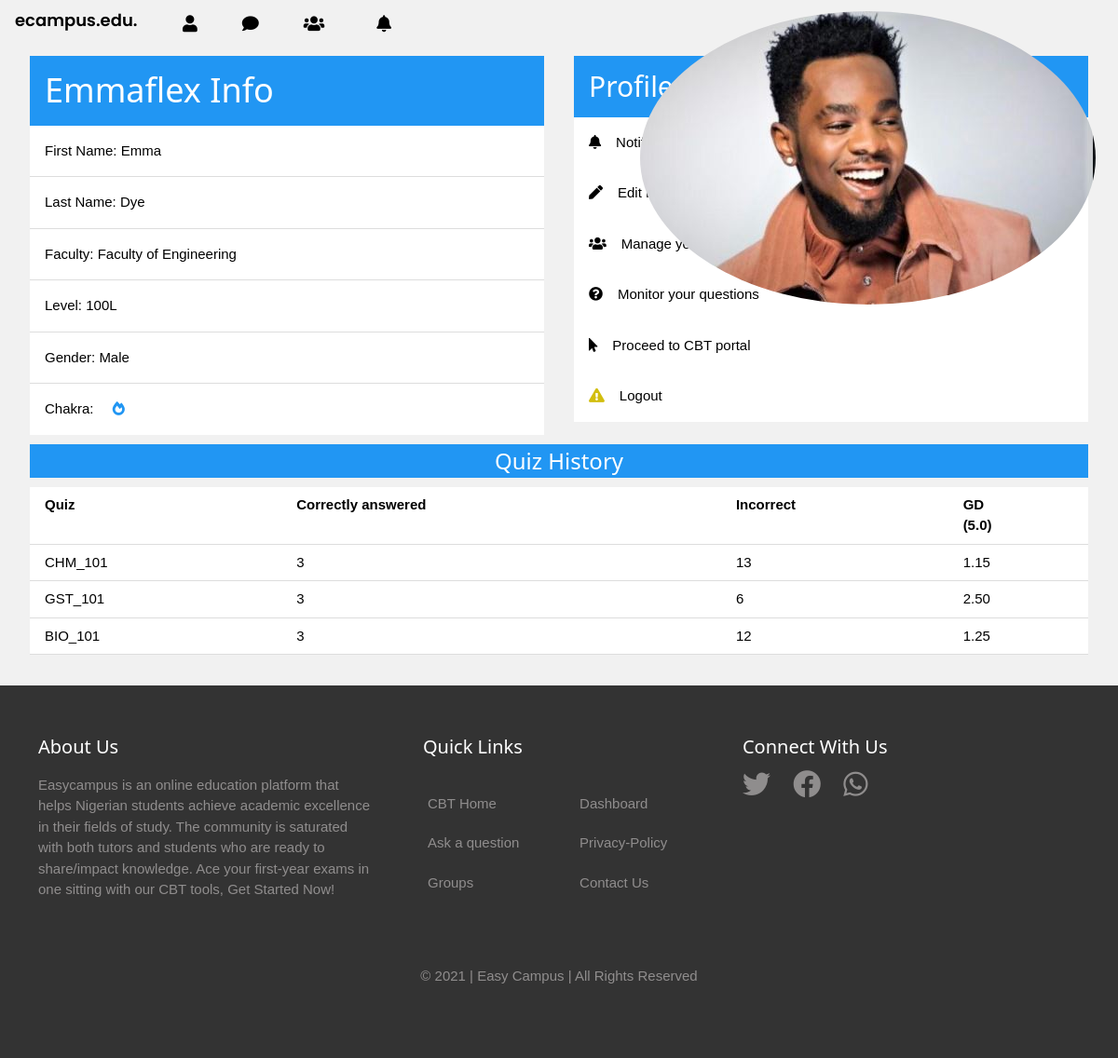
/cbt/profile/ (signed in), run on the app's committed database.
### accounts/models.py (models this page shows, shortened)
class UserProfile(models.Model):
    user = models.OneToOneField(User, on_delete=models.CASCADE)
    profile_photo = models.ImageField(
        upload_to='Profile Pics', blank=True, null=True)
    faculty = models.CharField(max_length=100)
    level = models.CharField(max_length=100)
    gender = models.CharField(max_length=100)
    premium = models.BooleanField(default=False)
    objects = models.Manager()  # The default manager.
    profile = AccountManager()  # Our custom manager

### cbt/models.py (models this page shows, shortened)
class Category(models.Model):
    category = models.CharField(
        verbose_name=_("Category"),
        max_length=250, blank=True,
        unique=True, null=True)
    objects = CategoryManager()
    class Meta:
        verbose_name = _("Category")
        verbose_name_plural = _("Categories")

### cbt/views.py (the view)
@method_decorator(login_required, name='dispatch')
class QuizUserProgressView(TemplateView):
    template_name = 'auth/profile.html'
    def dispatch(self, request, *args, **kwargs):
        return super(QuizUserProgressView, self)\
            .dispatch(request, *args, **kwargs)
    def get_context_data(self, **kwargs):
        context = super(QuizUserProgressView, self).get_context_data(**kwargs)
        progress, c = Progress.objects.get_or_create(user=self.request.user)
        context['cat_scores'] = progress.list_all_cat_scores
        context['exams'] = progress.show_exams()
        return context

### cbt/models.py (called while the page is built)
    def show_exams(self):
        return Sitting.objects.filter(user=self.user, complete=True)

### templates/auth/profile.html (shortened to what this page needs)
{% extends "layout.html" %}
{% block content %}
<div class="w3-row">
	<div class=" w3-container w3-col s12 m6 container-mobile">
		<div class="w3-container w3-blue">
			<h1>{{request.user.username|title}} Info</h1>
		</div>
		<ul class="w3-ul w3-white">
	  		<li class="w3-padding-16 ">
				First Name:     {% if request.user.first_name %}{{ request.user.first_name|title }} {% else %}(not set){% endif %}
	  		</li>
	  		<li class="w3-padding-16 ">
				Last Name:    {% if request.user.last_name %}{{ request.user.last_name|title }} {% else %}(not set){% endif %}
		  	</li>
		  	<li class="w3-padding-16 ">
				Faculty:    {% if request.user.userprofile.faculty %}{{ request.user.userprofile.faculty }} {% else %}(not set){% endif %}
			</li>
			<li class="w3-padding-16 ">
				Level:     {% if request.user.userprofile.level %}{{ request.user.userprofile.level }} {% else %}(not set){% endif %}
			</li>
			<li class="w3-padding-16 ">
				Gender:     {% if request.user.userprofile.gender %}{{ request.user.userprofile.gender|title }} {% else %}(not set){% endif %}
			</li>
			<li class="w3-padding-16 ">
				Chakra: <i class="fas fa-fire-alt fa-spin  w3-margin-left w3-text-blue"></i>{{request.user.chakras.value|floatformat:'0'}}
			</li>
  		</ul>
	</div>
	<div class="w3-container w3-col s12 m6 container-mobile">
		<div class="w3-blue w3-container">
			<h2>Profile Actions</h2>
		</div>
		<ul class="w3-ul w3-white w3-hoverable">
			<a href="{% url 'notify_user'%}">
			<li class="w3-padding-16 w3-hover-blue">
				<i class="fas fa-bell"></i><span class="w3-margin-left">Notifications</span>
			</li>
			</a>
			<a href="{% url 'edit_profile' %}">
			<li class="w3-padding-16 w3-hover-blue">
				<i class="fa fa-pen"></i><span class="w3-margin-left">Edit Profile</span>
			</li>
			</a>
			<a href="{% url 'groups_list' 'my' %}">
			<li class="w3-padding-16 w3-hover-blue">
				<i class="fas fa-users"></i><span class="w3-margin-left">Manage your groups</span>
			</li>
			</a>
			<a href="{% url 'question_progress' %}">
			<li class="w3-padding-16 w3-hover-blue">
				<i class="fas fa-question-circle"></i><span class="w3-margin-left">Monitor your questions</span>
		  	</li>
			</a>
			<a href="{% url 'quiz_index' %}">
			<li class="w3-padding-16 w3-hover-blue">
				<i class="fas fa-mouse-pointer"></i><span class="w3-margin-left">Proceed to CBT portal</span>
		  	</li>
			</a>
			<a href="{% url 'logout' %}">
				<li class="w3-padding-16 w3-hover-red">
				<i class="fas fa-exclamation-triangle w3-text-yellow"></i><span class="w3-margin-left">Logout</span>
		  </li>
		</a>
		</ul>
	</div>
</div>
<div class="w3-container container-mobile">
	<div class="w3-blue w3-center ">
		<h3>Quiz History</h3>
	</div>
<div class="w3-white">
		<table class=" w3-table w3-margin-bottom w3-bordered w3-striped w3-white">
			<thead>
			<tr>
				<th>Quiz</th>
				<th>Correctly answered</th>
				<th>Incorrect</th>
				<th>GD<br>(5.0)</th>
			</tr>
			</thead>
			<tbody>
			{% for cat, value in cat_scores.items %}
			<tr>
			{% if value.1 > 1 %}
				<td>{{ cat }}</td>
				<td>{{ value.0 }}</td>
				<td>{{ value.1 }}</td>
				<td>{{ value.2|floatformat:'2' }}</td>
			{% endif %}
			</tr>
			{% endfor %}
			</tbody>
		</table>
	</div>
</div>
{% endblock %}

### static/css/main.css (style rules this page uses)
* { box-sizing: border-box; }
h1 { font-size: 24px; font-family: Poppins, sans-serif; }
a { text-decoration: none; }
body { font-family: 'Prompt', sans-serif; max-width:1400px; }

### static/css/w3.css (style rules this page uses)
*,*:before,*:after { box-sizing:inherit }
html { -ms-text-size-adjust:100%;-webkit-text-size-adjust:100% }
body { margin:0 }
a { background-color:transparent }
html,body { font-family:Verdana,sans-serif;font-size:15px;line-height:1.5 }
html { overflow-x:hidden }
h1 { font-size:36px }
h2 { font-size:30px }
h3 { font-size:24px }
h1,h2,h3,h4,h5,h6 { font-family:"Segoe UI",Arial,sans-serif;font-weight:400;margin:10px 0 }
a { color:inherit }
.w3-table,.w3-table-all { border-collapse:collapse;border-spacing:0;width:100%;display:table }
.w3-bordered tr,.w3-table-all tr { border-bottom:1px solid #ddd }
.w3-table td,.w3-table th,.w3-table-all td,.w3-table-all th { padding:8px 8px;display:table-cell;text-align:left;vertical-align:top }
.w3-table th:first-child,.w3-table td:first-child,.w3-table-all th:first-child,.w3-table-all td:first-child { padding-left:16px }
.w3-ul { list-style-type:none;padding:0;margin:0 }
.w3-ul li { padding:8px 16px;border-bottom:1px solid #ddd }
.w3-ul li:last-child { border-bottom:none }
.w3-container:after,.w3-container:before,.w3-panel:after,.w3-panel:before,.w3-row:after,.w3-row:before,.w3-row-padding:after,.w3-row-padding:before, .w3-cell-row:before,.w3-cell-row:after,.w3-clear:after,.w3-clear:before,.w3-bar:before,.w3-bar:after { content:"";display:table;clear:both }
.w3-col,.w3-half,.w3-third,.w3-twothird,.w3-threequarter,.w3-quarter { float:left;width:100% }
.w3-col.s12 { width:99.99999% }
@media (min-width:601px) { .w3-col.m6,.w3-half { width:49.99999% } }
.w3-container,.w3-panel { padding:0.01em 16px }
.w3-center { text-align:center!important }
.w3-margin-bottom { margin-bottom:16px!important }
.w3-margin-left { margin-left:16px!important }
.w3-padding-16 { padding-top:16px!important;padding-bottom:16px!important }
.w3-blue,.w3-hover-blue:hover { color:#fff!important;background-color:#2196F3!important }
.w3-white,.w3-hover-white:hover { color:#000!important;background-color:#fff!important }
.w3-light-grey,.w3-hover-light-grey:hover,.w3-light-gray,.w3-hover-light-gray:hover { color:#000!important;background-color:#f1f1f1!important }
.w3-text-blue,.w3-hover-text-blue:hover { color:#2196F3!important }
.w3-text-yellow,.w3-hover-text-yellow:hover { color:#d2be0e!important }

### data on the page
Category: cat_scores "CHM_101"
Category: cat_scores "GST_101"
Category: cat_scores "BIO_101"

### other printed values
{{ request.user.username|title }} "Emmaflex"
{{ request.user.first_name|title }} "Emma"
{{ request.user.last_name|title }} "Dye"
{{ request.user.userprofile.faculty }} "Faculty of Engineering"
{{ request.user.userprofile.level }} "100L"
{{ request.user.userprofile.gender|title }} "Male"
{{ value.0 }} "3" "3" "3"
{{ value.1 }} "13" "6" "12"
{{ value.2|floatformat:'2' }} "1.15" "2.50" "1.25"
